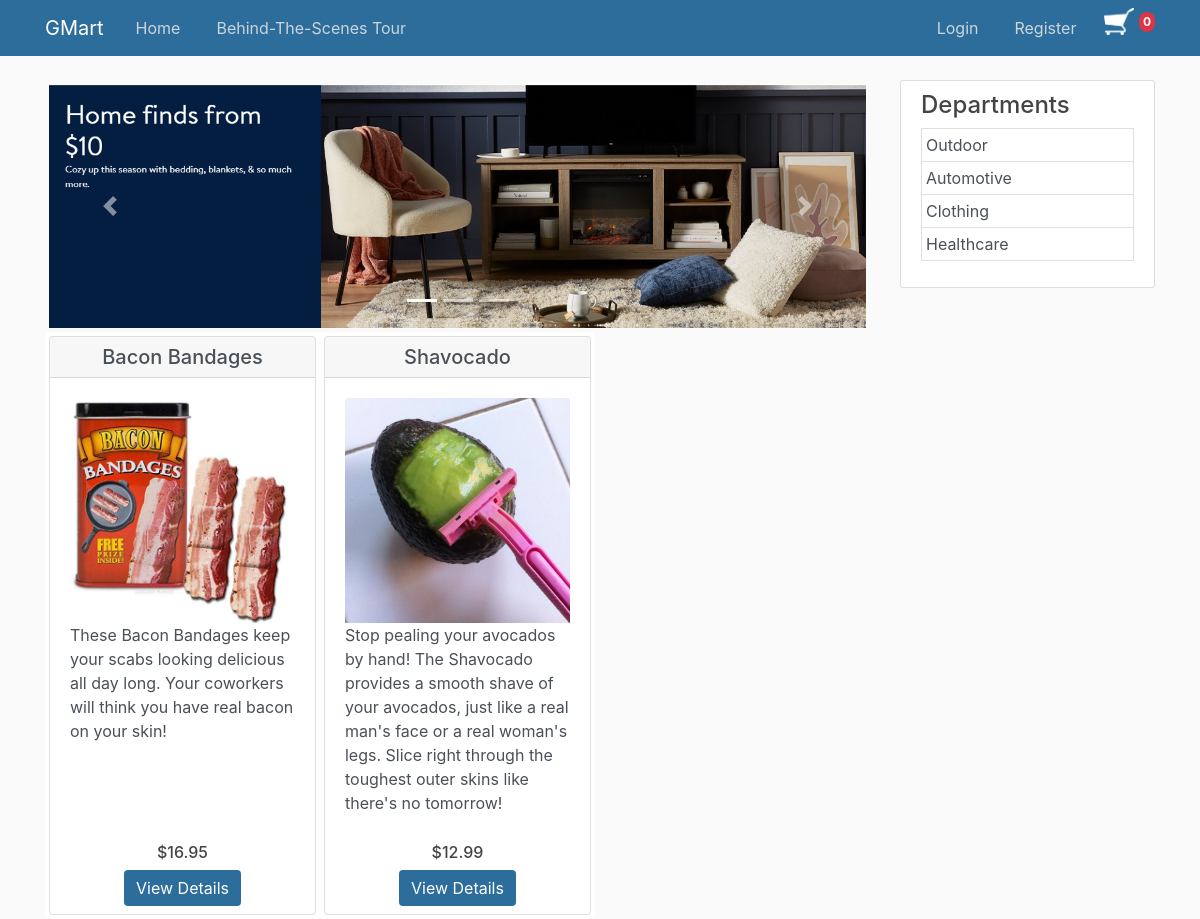
Page /?dept=5 on the committed database.
### gmart_app/models.py (models this page shows, shortened)
class Product(models.Model):
    Product_Name = models.CharField(max_length = 100)
    Product_Department = models.ForeignKey(Department, on_delete = models.CASCADE)
    Product_Description = models.TextField()
    Product_Price = models.DecimalField(max_digits = 7, decimal_places = 2)
    Product_Quantity = models.IntegerField()
    Product_Highlights = models.TextField()
    Product_Details = models.TextField()
    Product_Image_Primary = models.ImageField(default='no_product.jpg', upload_to='product_images')

class Department (models.Model):
    Department_Name = models.CharField(max_length = 100, unique = True)

### gmart_app/views.py (the view)
# urls.py: path('', HomeView.as_view(), name='gmart-home'),
class HomeView(ListView):
    model = Product
    template_name = "gmart_app/home.html"
    def get_queryset(self):
        queryset = Product.objects.all()
        dept_id = self.request.GET.get("dept")
        if dept_id:
            queryset = queryset.filter(Product_Department = dept_id)
        return queryset
    def get_context_data(self, **kwargs):
        context = super().get_context_data(**kwargs)
        context['img_specials'] = specials_img_list
        context['departments'] = dept_list
        context['cart_count'] = cart_quantity
        return context

### gmart_app/templatetags/cart_template_tags.py (called while the page is built)
@register.filter
def cart_item_count(user):
    if user.is_authenticated:
        qs = Order.objects.filter(Order_User=user, Order_Ordered=False)
        if qs.exists():
            return qs[0].Order_Product.count()
    return 0

### gmart_app/templates/gmart_app/home.html (shortened to what this page needs)
{% extends "gmart_app/base.html" %}
{% block content %}
<div>
    <div id="carouselSpecials" class="carousel slide m-1" data-ride="carousel">
        <ol class="carousel-indicators">
            <li data-target="#carouselSpecials" data-slide-to="0" class="active"></li>
            <li data-target="#carouselSpecials" data-slide-to="1"></li>
            <li data-target="#carouselSpecials" data-slide-to="2"></li>
        </ol>
        <div class="carousel-inner">
            {% for next_image in img_specials %}
            {% if next_image == "FirstCarouselSlide.png" %}
            <div class="carousel-item active">
                <img class="d-block w-100" src="media/site_header_specials/{{next_image}}" alt="Hot Specials">
            </div>
            {% else %}
            <div class="carousel-item">
                <img class="d-block w-100" src="media/site_header_specials/{{next_image}}" alt="Hot Specials">
            </div>
            {% endif %}
            {% endfor %}
        </div>
        <a class="carousel-control-prev" href="#carouselSpecials" role="button" data-slide="prev">
            <span class="carousel-control-prev-icon" aria-hidden="true"></span>
        </a>
        <a class="carousel-control-next" href="#carouselSpecials" role="button" data-slide="next">
            <span class="carousel-control-next-icon" aria-hidden="true"></span>
        </a>
    </div>
</div>
<div class="col-md-12">
    {% include 'gmart_app/product_list.html' %}
</div>
{% endblock content %}

### gmart_app/templates/gmart_app/base.html (shortened to what this page needs)
{% load static %}
{% load cart_template_tags %}
<!DOCTYPE html>
<html>
    <head>
        <link rel="stylesheet" href="https://cdn.jsdelivr.net/npm/bootstrap@4.6.0/dist/css/bootstrap.min.css">
        <link rel="stylesheet" type="text/css" href="{% static 'gmart_app/main.css' %}">
    </head>
    <body oncontextmenu='return false' class='snippet-body'>
        <header class="site-header">
            <nav class="navbar fixed-top navbar-expand-md navbar-dark bg-steel">
                <div class="container">
                    <a class="navbar-brand mr-4" href="{% url 'gmart-home' %}">GMart</a>
                    <div class="collapse navbar-collapse" id="navbarToggle">
                        <div class="navbar-nav mr-auto">
                            <a class="nav-item nav-link" href="{% url 'gmart-home' %}">Home</a>
                            <a class="nav-item nav-link" href="{% url 'gmart-about' %}">Behind-The-Scenes Tour</a>
                        </div>
                        <div class="navbar-nav">
                            {% if user.is_authenticated %}
                                <a class="nav-item nav-link" href="{% url 'profile' %}"> Welcome {{ user.username }}</a>
                                <a class="nav-item nav-link" href="{% url 'logout' %}">Logout</a>
                            {% else %}
                                <a class="nav-item nav-link" href="{% url 'login' %}">Login</a>
                                <a class="nav-item nav-link" href="{% url 'register' %}">Register</a>
                            {% endif %}
                            <a href="{% url 'gmart-cart' 5 %}">
                                <img width=30 src="{% static 'gmart_app/shopping-cart-icon.png' %}" alt="View Cart">
                                <p class="badge badge-pill badge-danger p-1 top-0 start-0">{{ request.user|cart_item_count }}</p>
                            </a>
                        </div>
                    </div>
                </div>
            </nav>
        </header>
        <main role="main" class="container">
            <div class="row">
                <div class="col-md-9">
                    {% block content %}{% endblock %}
                </div>
                {% if departments %}
                <div class="col-md-3">
                    <div class="content-section">
                    <h4>Departments</h4>
                        <p class='text-muted'>
                            {% for dept in departments %}
                            <a href="/?dept={{ dept.id }}" class="p-1 list-group-item list-group-item-action">{{ dept.Department_Name }}</a>
                            {% endfor %}
                        </p>
                    </div>
                </div>
                {% endif %}
            </div>
        </main>
    </body>
</html>

### gmart_app/templates/gmart_app/product_list.html
<div class="card-group">
    {% for prod in object_list %}
    {% if forloop.counter0|divisibleby:3 %} <div class="row"> {% endif %}
    <div class="card col-md-4 m-0 p-0 border-0">
        <div class="card m-1 h-100">
            <a href="{% url 'gmart-product-detail' prod.id %}" class="list-group-item list-group-item-action border-0 p-0 m-0">
                <div class="card-header text-center p-2 h5 m-0">
                    {{ prod.Product_Name }}
                </div>
                <div class="card-body d-flex flex-column">
                    <img src="{{ prod.Product_Image_Primary.url }}" class="card-img-top" alt="Product Image">
                    {{ prod.Product_Description }}
                </div>
            </a>
            <div class="mt-auto text-center p-2">
                <h6>${{ prod.Product_Price }}</h6>
                <a class="btn btn-primary" href="{% url 'gmart-product-detail' prod.id %}">View Details</a>
            </div>
        </div>
    </div>
    {%  if forloop.counter|divisibleby:3 or forloop.last %}</div>{% endif %}
    {% endfor %}
</div>

### gmart_app/static/gmart_app/main.css (style rules this page uses)
body { background: #fafafa; color: #333333; margin-top: 5rem; }
h1, h2, h3, h4, h5, h6 { color: #444444; }
.bg-steel { background-color: #2c6d9b; }
.site-header .navbar-nav .nav-link { color: #cbd5db; margin-right: 20px; }
.content-section { background: #ffffff; padding: 10px 20px; border: 1px solid #dddddd; border-radius: 3px; margin-bottom: 20px; }
.btn { background-color: #2c6d9b; border: none; }

### rows in the picture
Product: Product_Name "Bacon Bandages", Product_Image_Primary (picture), Product_Description "These Bacon Bandages keep your scabs looking delicious all day long. Your coworkers will think you have real bacon on your skin!", Product_Price "16.95"
Product: Product_Name "Shavocado", Product_Image_Primary (picture), Product_Description "Stop pealing your avocados by hand! The Shavocado provides a smooth shave of your avocados, just like a real man's face or a real woman's legs. Slice right through the toughest outer skins like there's no tomorrow!", Product_Price "12.99"
Department: Department_Name "Outdoor"
Department: Department_Name "Automotive"
Department: Department_Name "Clothing"
Department: Department_Name "Healthcare"

### other values in the picture
{{ request.user|cart_item_count }} "0"
